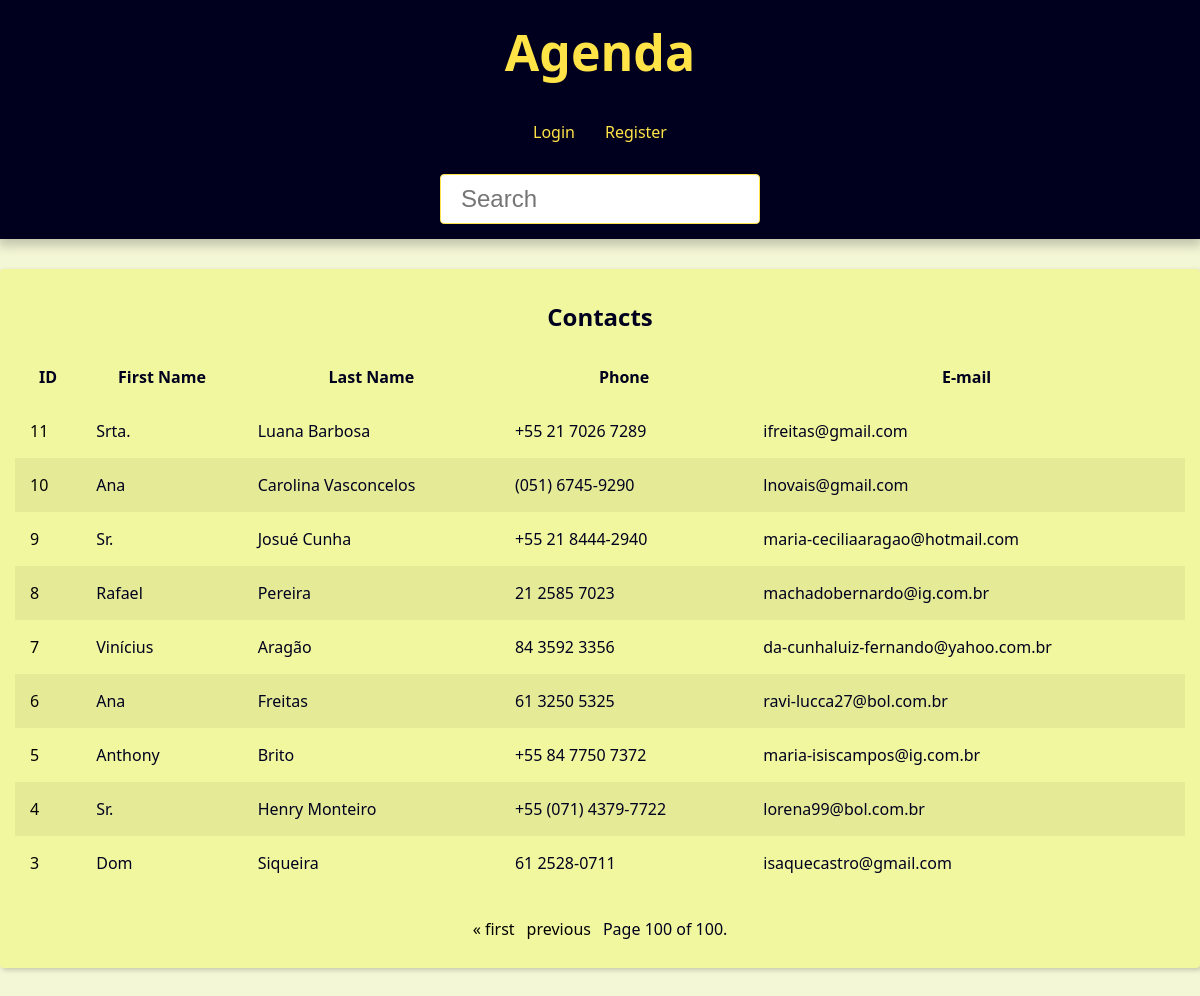
Page /?page=100&q= on the committed database.
### contact/models.py (models this page shows, shortened)
class Contact(models.Model):
    first_name = models.CharField(max_length=50)
    last_name = models.CharField(max_length=50, blank=True)
    phone = models.CharField(max_length=19, blank=True)
    email = models.EmailField(max_length=254, blank=True)
    created_date = models.DateTimeField(default=timezone.now)
    description = models.TextField(blank=True)
    show = models.BooleanField(default=True)
    picture = models.ImageField(blank=True, upload_to= 'pictures/%Y/%m/')
    category = models.ForeignKey(
        Category,
        on_delete=models.SET_NULL,
        blank=True, null=True,
    )
    owner = models.ForeignKey(
        User,
        on_delete=models.SET_NULL,
        blank=True, null=True,
    )

### contact/views/contact_views.py (the view)
# urls.py: path('', views.index, name='index'),
def index(request):
    contacts = Contact.objects\
        .filter(show=True).order_by('-id')
    paginator = Paginator(contacts, 10)
    page_number = request.GET.get("page")
    page_obj = paginator.get_page(page_number)
    context = {
        'page_obj': page_obj,
        'title': 'Contacts - '
    }
    return render(
        request,
        'contact/index.html',
        context,
    )

### contact/templates/contact/index.html
{% extends 'global/base.html' %}
{% block content %}
{% if page_obj %}
  <div class="responsive-table">
    <table class="contacts-table">
      <caption class="table-caption">
        Contacts
      </caption>
      <thead>
        <tr class="table-row.table-row-header">
          <th class="table-header">ID</th>
          <th class="table-header">First Name</th>
          <th class="table-header">Last Name</th>
          <th class="table-header">Phone</th>
          <th class="table-header">E-mail</th>
        </tr>
      </thead>
      <tbody>
        {% for contact in page_obj %}
          <tr class="table-row">
            <td class="table-cel">
              <a
               class="table-link"
               href="{% url 'contact:contact' contact.id %}">
                {{ contact.id }}
              </a>
            </td>
            <td class="table-cel">
              {{ contact.first_name }}
            </td>
            <td class="table-cel">
              {{ contact.last_name }}
            </td>
            <td class="table-cel">
              {{ contact.phone }}
            </td>
            <td class="table-cel">
              {{ contact.email }}
            </td>
          </tr>
        {% endfor %}
      </tbody>
    </table>
  </div>
{% else %}
  <div class="single-contact">
    <h1 class="single-contact-name">
      No contacts found.
    </h1>
  </div>
{% endif %}
{% endblock content %}

### base_static/global/css/static.css (style rules this page uses)
:root { --spacing: 1.5rem; --link-dark-color: rgb(0, 0, 0); --link-light-color: rgb(255, 227, 71); --clr-white: rgb(241, 247, 159); --clr-black: rgb(0, 0, 30); --clr-light-gray: rgb(244, 247, 214); --clr-dark-shadow-5: rgba(0, 0, 10, 5%); --clr-dark-shadow-10: rgba(0, 0, 10, 10%); --clr-dark-shadow-20: rgba(0, 0, 10, 20%); --clr-light-shadow-5: rgba(200, 200, 255, 5%); --clr-light-shadow-10: rgba(200, 200, 255, 10%); --clr-light-shadow-20: rgba(200, 200, 255, 20%); --main-page-width: 120rem; --table-min-width: 60rem; --biggest-font-size: 5rem; --bigger-font-size: 4rem; --big-font-size: 3.2rem; --medium-font-size: 2.4rem; --small-font-size: 1.6rem; --smaller-font-size: 1.4rem; --smallest-font-size: 1.2rem; --transition-fast: 300ms; --transition-medium: 600ms; --transition-slow: 1s; --default-border-radius: 4px; }
*, *::before, *::after { margin: 0; padding: 0; box-sizing: border-box; }
html { font-size: 62.5%; }
body { font-family: system-ui, -apple-system, BlinkMacSystemFont, 'Segoe UI', Roboto, Oxygen, Ubuntu, Cantarell, 'Open Sans', 'Helvetica Neue', sans-serif; line-height: 1.5; font-size: var(--small-font-size); color: var(--clr-black); -webkit-font-smoothing: antialiased; background: var(--clr-light-gray); }
.responsive-table { width: 100%; overflow-x: auto; }
.contacts-table { width: 100%; min-width: var(--table-min-width); border-collapse: collapse; }
.table-caption { font-size: var(--medium-font-size); font-weight: bold; padding: var(--spacing); }
.table-row { text-align: left; text-overflow: ellipsis; transition: background-color var(--transition-fast) ease-in-out; }
.table-row:nth-of-type(2n) { background: var(--clr-dark-shadow-5); }
.table-cel, .table-header { padding: var(--spacing); }
.table-link { color: var(--link-dark-color); transition: color var(--transition-fast) ease-in-out; text-decoration: none; }

### rows in the picture
Contact: id "11", first_name "Srta.", last_name "Luana Barbosa", phone "+55 21 7026 7289", email "ifreitas@gmail.com"
Contact: id "10", first_name "Ana", last_name "Carolina Vasconcelos", phone "(051) 6745-9290", email "lnovais@gmail.com"
Contact: id "9", first_name "Sr.", last_name "Josué Cunha", phone "+55 21 8444-2940", email "maria-ceciliaaragao@hotmail.com"
Contact: id "8", first_name "Rafael", last_name "Pereira", phone "21 2585 7023", email "machadobernardo@ig.com.br"
Contact: id "7", first_name "Vinícius", last_name "Aragão", phone "84 3592 3356", email "da-cunhaluiz-fernando@yahoo.com.br"
Contact: id "6", first_name "Ana", last_name "Freitas", phone "61 3250 5325", email "ravi-lucca27@bol.com.br"
Contact: id "5", first_name "Anthony", last_name "Brito", phone "+55 84 7750 7372", email "maria-isiscampos@ig.com.br"
Contact: id "4", first_name "Sr.", last_name "Henry Monteiro", phone "+55 (071) 4379-7722", email "lorena99@bol.com.br"
Contact: id "3", first_name "Dom", last_name "Siqueira", phone "61 2528-0711", email "isaquecastro@gmail.com"

### other values in the picture
{{ page_obj.number }} "100"
{{ page_obj.paginator.num_pages }} "100"
